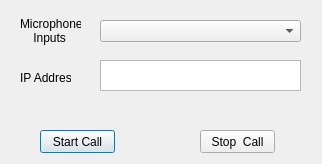
<?xml version="1.0" encoding="UTF-8"?>
<ui version="4.0">
 <class>MicrophoneDialog</class>
 <widget class="QDialog" name="MicrophoneDialog">
  <property name="geometry">
   <rect>
    <x>0</x>
    <y>0</y>
    <width>322</width>
    <height>164</height>
   </rect>
  </property>
  <property name="windowTitle">
   <string>Dialog</string>
  </property>
  <widget class="QComboBox" name="inputBox">
   <property name="geometry">
    <rect>
     <x>100</x>
     <y>20</y>
     <width>201</width>
     <height>22</height>
    </rect>
   </property>
  </widget>
  <widget class="QLabel" name="inputLabel">
   <property name="geometry">
    <rect>
     <x>20</x>
     <y>10</y>
     <width>61</width>
     <height>41</height>
    </rect>
   </property>
   <property name="text">
    <string>Microphone
    Inputs</string>
   </property>
  </widget>
  <widget class="QPushButton" name="startButton">
   <property name="geometry">
    <rect>
     <x>40</x>
     <y>130</y>
     <width>75</width>
     <height>23</height>
    </rect>
   </property>
   <property name="text">
    <string>Start Call</string>
   </property>
  </widget>
  <widget class="QPushButton" name="pushButton">
   <property name="geometry">
    <rect>
     <x>200</x>
     <y>130</y>
     <width>75</width>
     <height>23</height>
    </rect>
   </property>
   <property name="text">
    <string>Stop  Call</string>
   </property>
  </widget>
  <widget class="QTextEdit" name="ipAddress_textedit">
   <property name="geometry">
    <rect>
     <x>100</x>
     <y>60</y>
     <width>201</width>
     <height>31</height>
    </rect>
   </property>
  </widget>
  <widget class="QLabel" name="label">
   <property name="geometry">
    <rect>
     <x>20</x>
     <y>70</y>
     <width>51</width>
     <height>16</height>
    </rect>
   </property>
   <property name="text">
    <string>IP Address</string>
   </property>
  </widget>
 </widget>
 <resources/>
 <connections/>
</ui>
